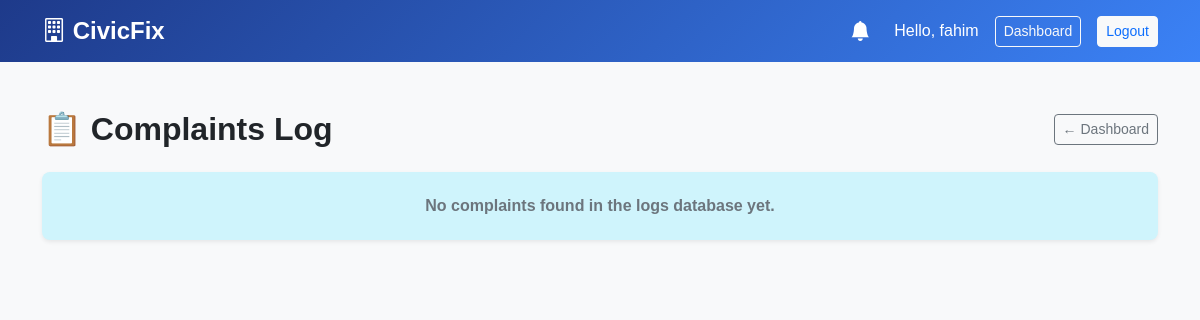
/complaints/view/ (signed in), run on an earlier commit of the app's database.
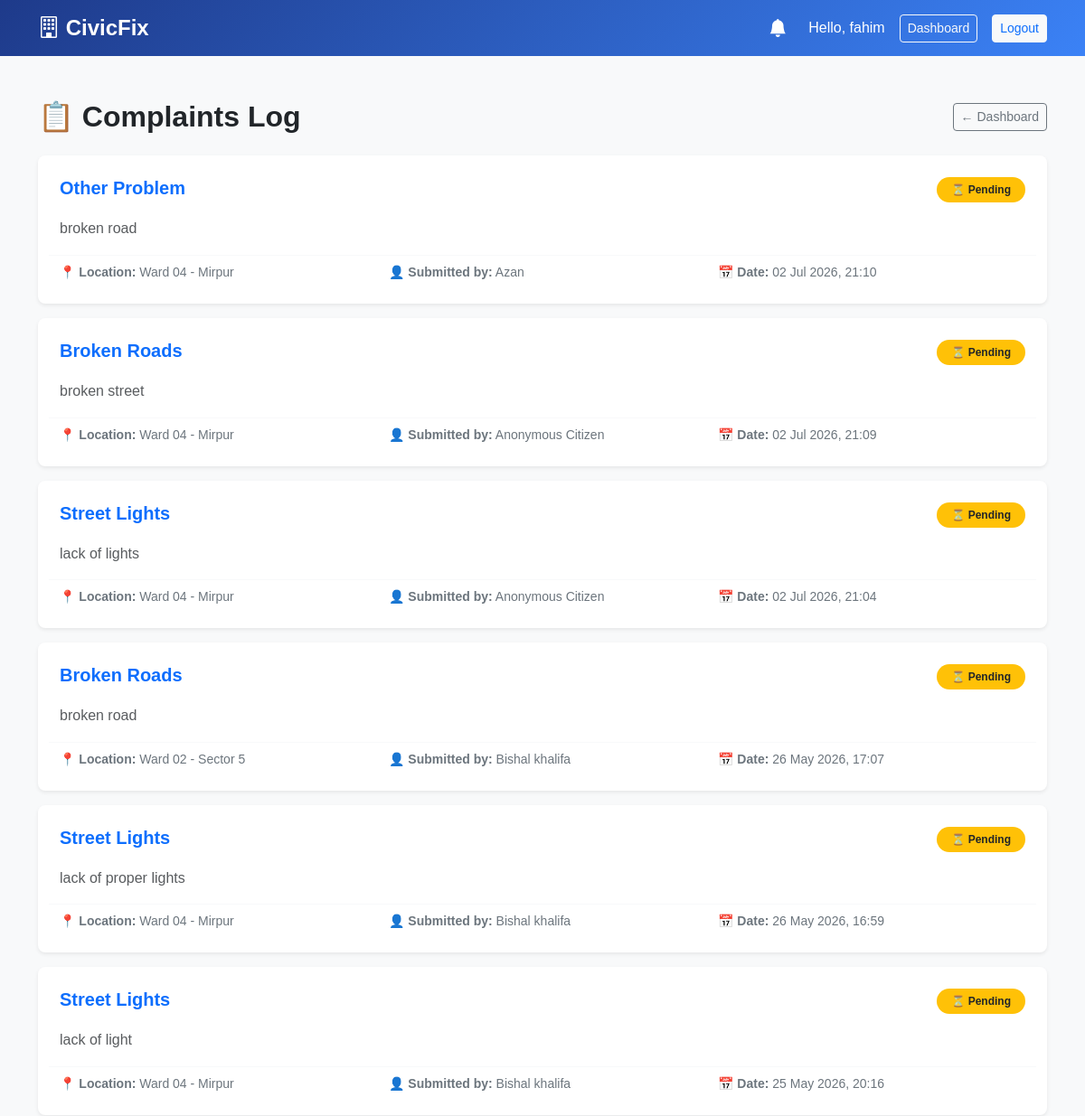
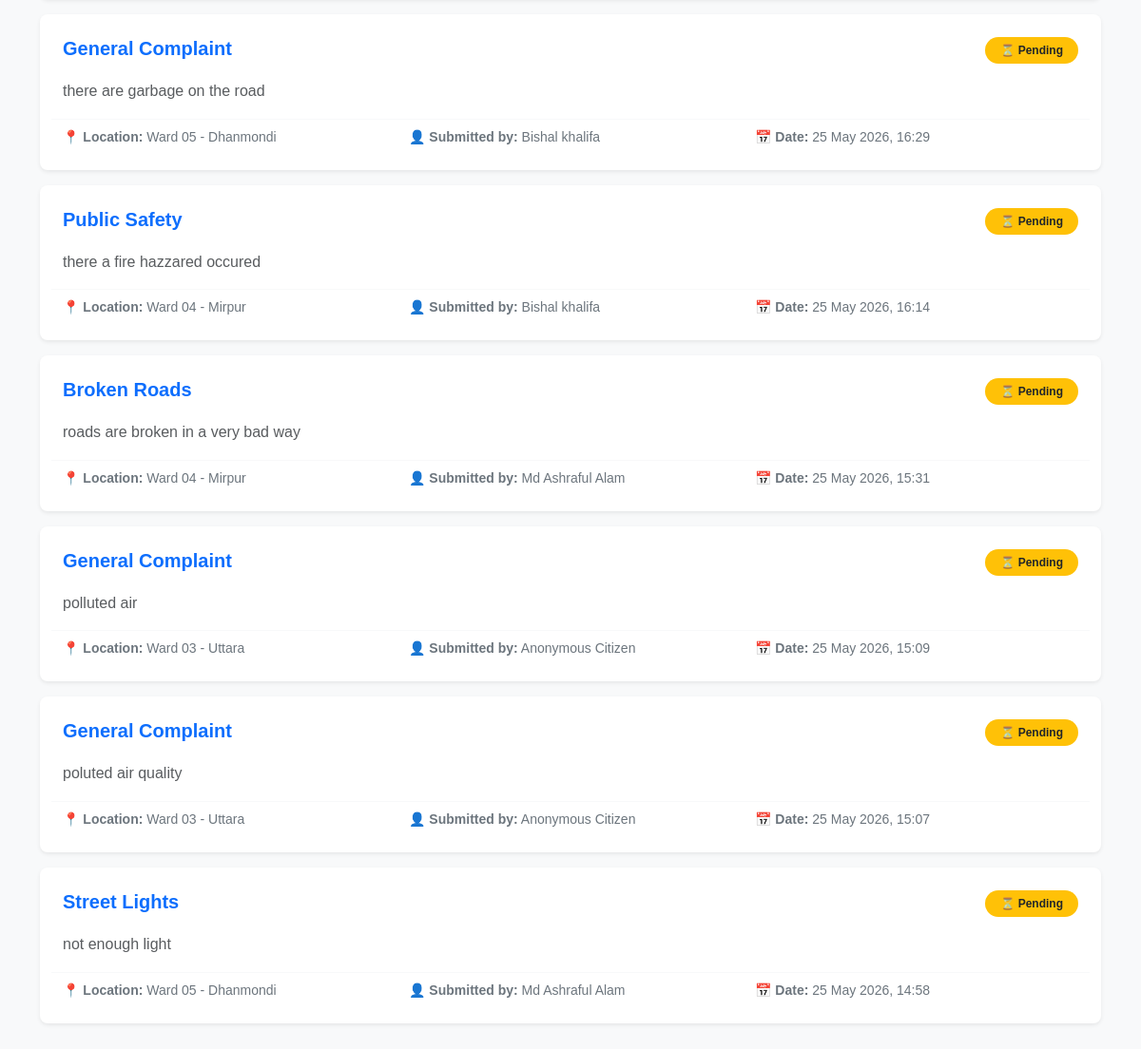
And on a later commit of the database (2 pictures, top to bottom).
### complaints/models.py (models this page shows, shortened)
class Complaint(models.Model):
    STATUS = (
        ('pending',     'Pending'),
        ('in_progress', 'In Progress'),
        ('resolved',    'Resolved'),
    )
    CATEGORY = (
        ('broken_roads',  'Broken Roads'),
        ('street_lights', 'Street Lights'),
        ('water_supply',  'Water Supply'),
        ('garbage',       'Garbage Disposal'),
        ('public_safety', 'Public Safety'),
        ('other',         'Other Problems'),
    )
    title       = models.CharField(max_length=255, default='General Complaint')
    description = models.TextField()
    category    = models.CharField(max_length=30, choices=CATEGORY, default='other')
    media       = models.FileField(upload_to='complaints/', null=True, blank=True)
    location    = models.ForeignKey(UnionWard, on_delete=models.CASCADE)
    created_by  = models.ForeignKey(User, on_delete=models.SET_NULL,
                                    null=True, blank=True)  # anonymous allowed
    status      = models.CharField(max_length=20, choices=STATUS, default='pending')
    created_at  = models.DateTimeField(auto_now_add=True)
    deadline    = models.DateField(null=True, blank=True)

### locations/models.py (models this page shows)
class UnionWard(models.Model):
    name = models.CharField(max_length=100)
    upazila = models.ForeignKey(Upazila, on_delete=models.CASCADE)
    def __str__(self):
        return self.name

### accounts/models.py (models this page shows, shortened)
class User(AbstractUser):
    ROLE_CHOICES = (
        ('citizen', 'Citizen'),
        ('authority', 'Authority'),
        ('admin', 'Admin'),
    )
    role = models.CharField(max_length=20, choices=ROLE_CHOICES)
    is_verified = models.BooleanField(default=False)
    profile_photo = models.ImageField(upload_to='profiles/', null=True, blank=True)
    nid_number = models.CharField(max_length=20, unique=True, null=True, blank=True,
                                  help_text="10 or 17-digit National Identity Card Number")
    nid_document = models.FileField(upload_to='nid_docs/', null=True, blank=True,
                                    help_text="PDF scan or clear photo image of the physical NID card")
    @property
    def unread_notif_count(self):
        return self.notifications.filter(is_read=False).count()

### complaints/views.py (the view)
# urls.py: path('view/', view_complaints, name='view_complaints'),
@login_required
def view_complaints(request):
    if request.user.role == 'citizen':
        complaints = Complaint.objects.filter(created_by=request.user).order_by('-created_at')
    else:
        complaints = Complaint.objects.all().order_by('-created_at')
    return render(request, 'view_complaints.html', {
        'complaints': complaints,
        'today': timezone.now().date(),
    })

### templates/view_complaints.html (shortened to what this page needs)
{% extends 'base.html' %}
{% block content %}
<div class="container py-5">
    <div class="d-flex justify-content-between align-items-center mb-4">
        <h2 class="fw-bold text-dark mb-0">📋 Complaints Log</h2>
        <a href="/dashboard/" class="btn btn-outline-secondary btn-sm">← Dashboard</a>
    </div>
    {% if complaints %}
        {% for c in complaints %}
        <div class="col-12 mb-3">
            <a href="/complaints/{{ c.id }}/" class="text-decoration-none text-dark d-block">
                <div class="card shadow-sm border-0 rounded-3 complaint-card" style="transition: transform 0.2s, box-shadow: 0.2s;">
                    <div class="card-body p-4">
                        <div class="d-flex justify-content-between align-items-start">
                            <h5 class="card-title fw-bold text-primary mb-0">{{ c.title }}</h5>
                            <span class="badge px-3 py-2 rounded-pill
                                {% if c.status == 'pending' %}bg-warning text-dark
                                {% elif c.status == 'in_progress' %}bg-primary text-white
                                {% else %}bg-success text-white{% endif %}">
                                {% if c.status == 'pending' %}⏳ Pending
                                {% elif c.status == 'in_progress' %}🔄 In Progress
                                {% else %}✅ Resolved{% endif %}
                            </span>
                        </div>
                        <p class="card-text text-muted my-3" style="line-height: 1.6;">{{ c.description }}</p>
                        <div class="row small text-secondary pt-2 border-top border-light">
                            <div class="col-md-4">📍 <strong>Location:</strong> {{ c.location }}</div>
                            <div class="col-md-4">
                                👤 <strong>Submitted by:</strong>
                                {% if c.created_by %}
                                    {{ c.created_by.username }}
                                {% else %}
                                    <span class="text-secondary italic">Anonymous Citizen</span>
                                {% endif %}
                            </div>
                            <div class="col-md-4">📅 <strong>Date:</strong> {{ c.created_at|date:"d M Y, H:i" }}</div>
                        </div>
                    </div>
                </div>
            </a>
        </div>
        {% endfor %}
    {% else %}
        <div class="alert alert-info border-0 p-4 text-center rounded-3 shadow-sm">
            <h6 class="fw-bold mb-0 text-secondary">No complaints found in the logs database yet.</h6>
        </div>
    {% endif %}
</div>
{% endblock %}

What changed in the data, as far as the page shows it:
added Complaint: title "Other Problem", status "⏳ Pending", description "broken road", location "Ward 04 - Mirpur", created_by.username "Azan", created_at "02 Jul 2026, 21:10"
added Complaint: title "Broken Roads", status "⏳ Pending", description "broken street", location "Ward 04 - Mirpur", shows "Anonymous Citizen", created_at "02 Jul 2026, 21:09"
added Complaint: title "Street Lights", status "⏳ Pending", description "lack of lights", location "Ward 04 - Mirpur", shows "Anonymous Citizen", created_at "02 Jul 2026, 21:04"
added Complaint: title "Broken Roads", status "⏳ Pending", description "broken road", location "Ward 02 - Sector 5", created_by.username "Bishal khalifa", created_at "26 May 2026, 17:07"
added Complaint: title "Street Lights", status "⏳ Pending", description "lack of proper lights", location "Ward 04 - Mirpur", created_by.username "Bishal khalifa", created_at "26 May 2026, 16:59"
added Complaint: title "Street Lights", status "⏳ Pending", description "lack of light", location "Ward 04 - Mirpur", created_by.username "Bishal khalifa", created_at "25 May 2026, 20:16"
added Complaint: title "General Complaint", status "⏳ Pending", description "there are garbage on the road", location "Ward 05 - Dhanmondi", created_by.username "Bishal khalifa", created_at "25 May 2026, 16:29"
added Complaint: title "Public Safety", status "⏳ Pending", description "there a fire hazzared occured", location "Ward 04 - Mirpur", created_by.username "Bishal khalifa", created_at "25 May 2026, 16:14"
added Complaint: title "Broken Roads", status "⏳ Pending", description "roads are broken in a very bad way", location "Ward 04 - Mirpur", created_by.username "Md Ashraful Alam", created_at "25 May 2026, 15:31"
added Complaint: title "General Complaint", status "⏳ Pending", description "polluted air", location "Ward 03 - Uttara", shows "Anonymous Citizen", created_at "25 May 2026, 15:09"
added Complaint: title "General Complaint", status "⏳ Pending", description "poluted air quality", location "Ward 03 - Uttara", shows "Anonymous Citizen", created_at "25 May 2026, 15:07"
added Complaint: title "Street Lights", status "⏳ Pending", description "not enough light", location "Ward 05 - Dhanmondi", created_by.username "Md Ashraful Alam", created_at "25 May 2026, 14:58"
Also different on the page:
text no longer shown: "No complaints found in the logs database yet."
